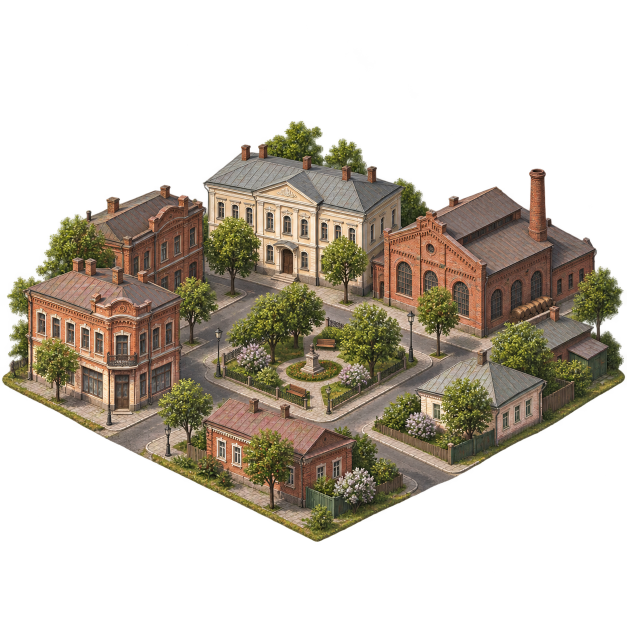
#> input picture assets/map/city_sources/bakhmut.png, 1254 x 1254 px, given in place of kyiv.png, which was not available (shown at 1/2 size)
$ python prepare_city_assets.py
#> lines starting #> are read from the running program, lines starting #| are printed output that depends on the picture
"""Prepare imagegen city originals for the game's 192px embedded textures.

Run from any directory: python tools/prepare_city_assets.py
Requires Pillow. Originals and their alpha channels are kept unchanged.
"""

from pathlib import Path

from PIL import Image, ImageDraw

ROOT = Path(__file__).resolve().parents[1]
MAP = ROOT / "assets" / "map"
CITIES = (
    "kyiv", "kharkiv", "odesa", "dnipro", "lviv", "rostov",
    "sevastopol", "mariupol", "donetsk", "bakhmut",
)
ALIASES = {"capital": "kyiv", "port": "odesa", "industrial": "mariupol", "town": "bakhmut"}
SIZE = 192
PADDING = 10


def prepare(city):
#> called with city = 'kyiv'
    source = Image.open(MAP / "city_sources" / f"{city}.png").convert("RGBA")
#> source is the input picture: PIL image 1254x1254 RGBA; mean R, G, B, A 52.7, 45.6, 34.3, 105.5
    alpha = source.getchannel("A")
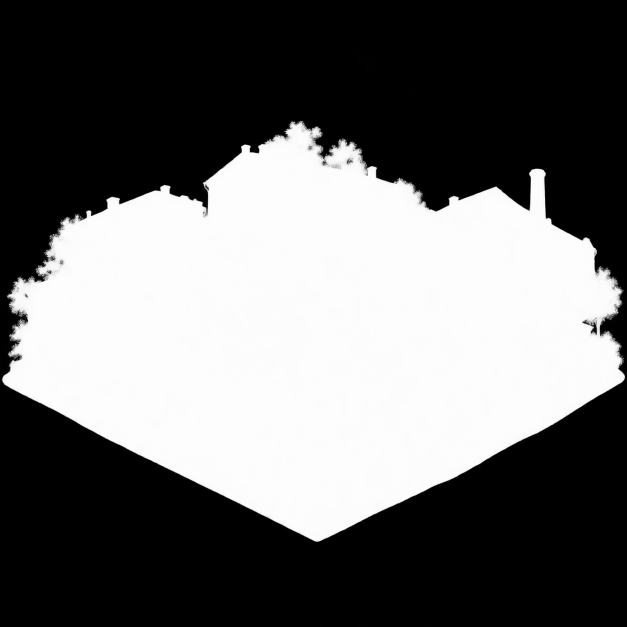
#> alpha: PIL image 1254x1254 L (shown at 1/2 size); min 0, max 255, mean 105.5
    assert alpha.getextrema()[0] == 0, f"{city}: missing transparent background"
    bounds = alpha.getbbox()
#> bounds = (0, 0, 1254, 1254)
    assert bounds is not None, f"{city}: empty image"
    sprite = source.crop(bounds)
    sprite.thumbnail((SIZE - 2 * PADDING, SIZE - 2 * PADDING), Image.Resampling.LANCZOS)
    result = Image.new("RGBA", (SIZE, SIZE))
#> result: PIL image 192x192 RGBA; every value is 0
    result.alpha_composite(sprite, ((SIZE - sprite.width) // 2, SIZE - PADDING - sprite.height))
    return result


def save(sprite, city):
    sprite.save(MAP / f"city_{city}.png")
    raw = sprite.tobytes()
    assert len(raw) == SIZE * SIZE * 4
    (MAP / f"city_{city}.rgba").write_bytes(raw)


def main():
    # Read every source before replacing assets, so missing files fail early.
    sprites = {city: prepare(city) for city in CITIES}
#> call 2 of prepare, with city = 'kharkiv'
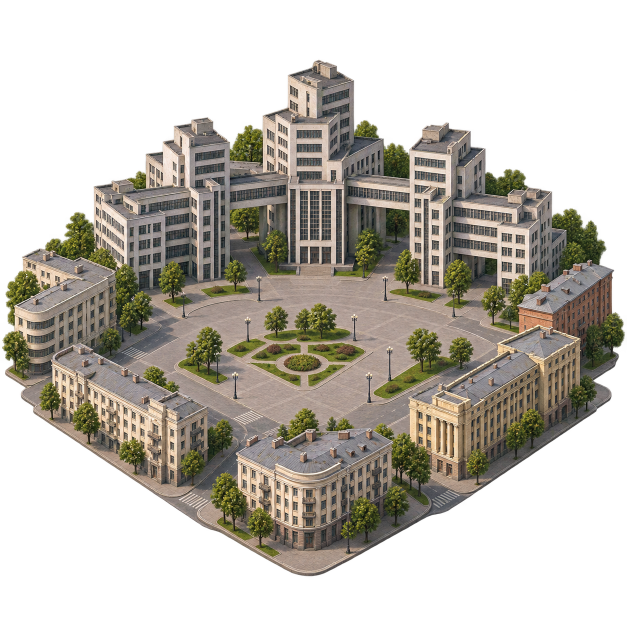
#> input picture assets/map/city_sources/kharkiv.png, 1254 x 1254 px (shown at 1/2 size)
#> in prepare, source is the input picture: PIL image 1254x1254 RGBA; mean R, G, B, A 67.4, 62.8, 53.9, 129.9
#> in prepare (call 2), `result.alpha_composite(sprite, ((SIZE - sprite.width) // 2, SIZE - PAD..`:
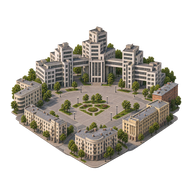
#> result: PIL image 192x192 RGBA; mean R, G, B, A 55.5, 51.8, 44.4, 104.3; transparent parts drawn white
#> call 3 of prepare, with city = 'odesa'
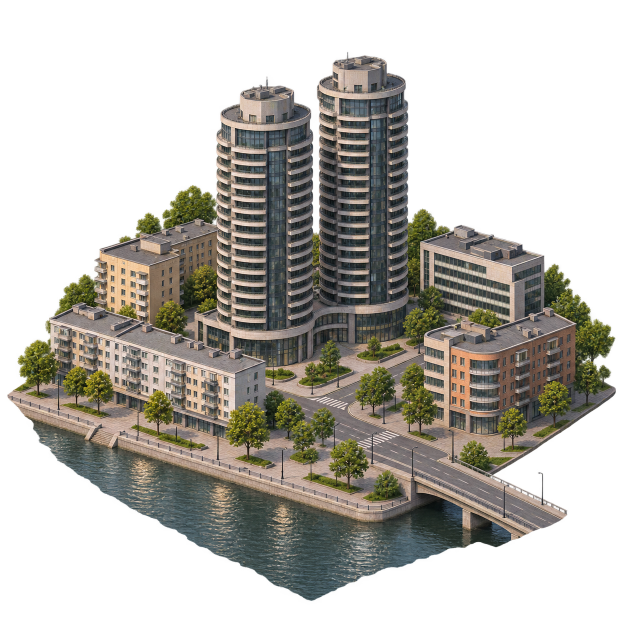
#> input picture assets/map/city_sources/dnipro.png, 1254 x 1254 px, given in place of odesa.png, which was not available (shown at 1/2 size)
#> in prepare, source is the input picture: PIL image 1254x1254 RGBA; mean R, G, B, A 55.9, 53.2, 46.4, 122.8
#> in prepare (call 3), `alpha = source.getchannel("A")`:
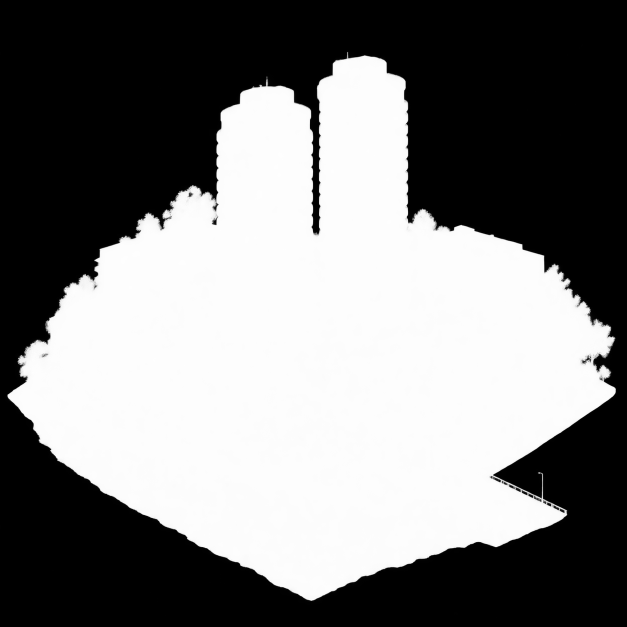
#> alpha: PIL image 1254x1254 L (shown at 1/2 size); min 0, max 255, mean 122.8
#> in prepare (call 3), `bounds = alpha.getbbox()`: bounds = (0, 23, 1238, 1236)
#> in prepare (call 3), `sprite.thumbnail((SIZE - 2 * PADDING, SIZE - 2 * PADDING), Image.Resam..`:
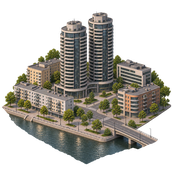
#> sprite: PIL image 172x169 RGBA; mean R, G, B, A 60.5, 57.7, 50.3, 128.6; transparent parts drawn white
#> in prepare (call 3), `result.alpha_composite(sprite, ((SIZE - sprite.width) // 2, SIZE - PAD..`:
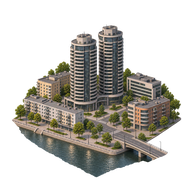
#> result: PIL image 192x192 RGBA; mean R, G, B, A 47.7, 45.5, 39.6, 101.4; transparent parts drawn white
    for city, sprite in sprites.items():
        save(sprite, city)
    for alias, city in ALIASES.items():
        save(sprites[city], alias)
    preview = Image.new("RGB", (5 * 224, 2 * 232), (51, 61, 48))
    draw = ImageDraw.Draw(preview)
    for index, (city, sprite) in enumerate(sprites.items()):
        x, y = (index % 5) * 224, (index // 5) * 232
        preview.paste(sprite, (x + 16, y + 8), sprite)
        draw.text((x + 16, y + 207), city, fill=(240, 240, 225))
    preview.save(ROOT / "docs" / "city-assets-preview.png")
    print(f"Prepared {len(sprites)} city sprites and {len(ALIASES)} fallback aliases.")


if __name__ == "__main__":
#> (the run stopped early here; a loop or call above may not have finished)
